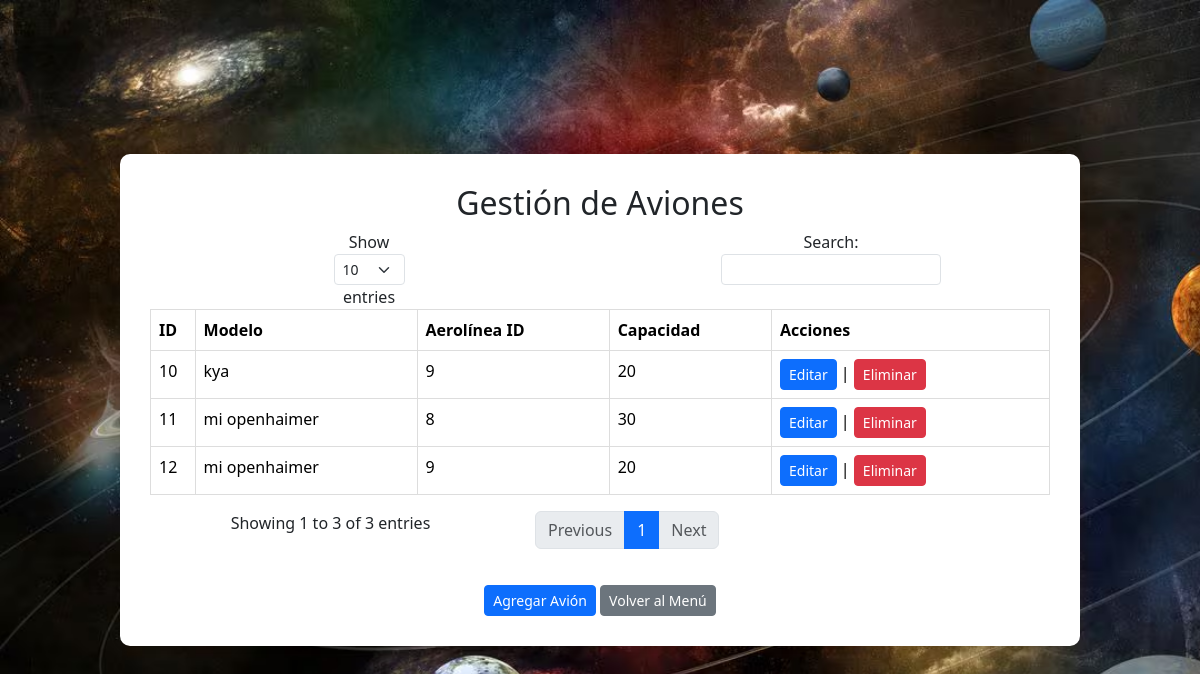
/administrador/aviones.php (signed in), run on the app's committed database.
### tables this page shows
CREATE TABLE `avion` (
  `id` int(11) NOT NULL,
  `modelo` varchar(255) NOT NULL,
  `aerolinea_id` int(11) DEFAULT NULL,
  `capacidad_pasajeros` int(11) DEFAULT NULL,
  `ano_fabricacion` year(4) DEFAULT NULL
);

### administrador/aviones.php (the view, shortened to what this page needs)
<!DOCTYPE html>
<html lang="es">
<head>
    <link rel="stylesheet" href="../assets/css/bootstrap.min.css">
</head>
<body style="background-image: url('../imagen/fondo13.avif'); background-size: cover;">
    <div class="container">
        <h2>Gestión de Aviones</h2>
        <table class="table">
            <thead>
                <tr>
                    <th>ID</th>
                    <th>Modelo</th>
                    <th>Aerolínea ID</th>
                    <th>Capacidad</th>
                    <th>Acciones</th>
                </tr>
            </thead>
            <tbody>
            <?php
                include '../conexion.php';
                $sql = "SELECT * FROM avion";
                $result = $conexion->query($sql);
                if ($result->num_rows > 0) {
                    while($row = $result->fetch_assoc()) {
                        echo "<tr>";
                        echo "<td>" . $row["id"] . "</td>";
                        echo "<td>" . $row["modelo"] . "</td>";
                        echo "<td>" . $row["aerolinea_id"] . "</td>";
                        echo "<td>" . $row["capacidad_pasajeros"] . "</td>";
                        echo "<td><a href='editar/editar_avion.php?id=" . $row["id"] . "' class='btn btn-primary btn-sm'>Editar</a> | <a href='eliminar/delete_avion.php?id=" . $row["id"] . "' class='btn btn-danger btn-sm'>Eliminar</a></td>";
                        echo "</tr>";
                    }
                } else {
                    echo "<tr><td colspan='5'>No hay aviones registrados</td></tr>";
                }
            ?>
            </tbody>
        </table>
        <div class="btn-container">
            <a href="agregar_avion.php" class="btn btn-primary btn-sm">Agregar Avión</a>
            <a href="admin.php" class="btn btn-secondary btn-sm">Volver al Menú</a>
        </div>
    </div>
</body>
</html>

### administrador/aviones.php (style rules this page uses)
body { display: flex; justify-content: center; align-items: center; height: 100vh; background-color: #f8f9fa; margin: 0; }
.container { background-color: #ffffff; padding: 30px; border-radius: 10px; box-shadow: 0 0 10px rgba(0, 0, 0, 0.1); width: 80%; max-width: 1200px; text-align: center; }
table { width: 100%; margin-bottom: 20px; border-collapse: collapse; }
table th, table td { border: 1px solid #dddddd; padding: 8px; text-align: left; }
table th { background-color: #f2f2f2; }
.btn-container { margin-top: 20px; }

### data on the page
avion: id "10", modelo "kya", aerolinea "9", capacidad_pasajeros "20"
avion: id "11", modelo "mi openhaimer", aerolinea "8", capacidad_pasajeros "30"
avion: id "12", modelo "mi openhaimer", aerolinea "9", capacidad_pasajeros "20"
